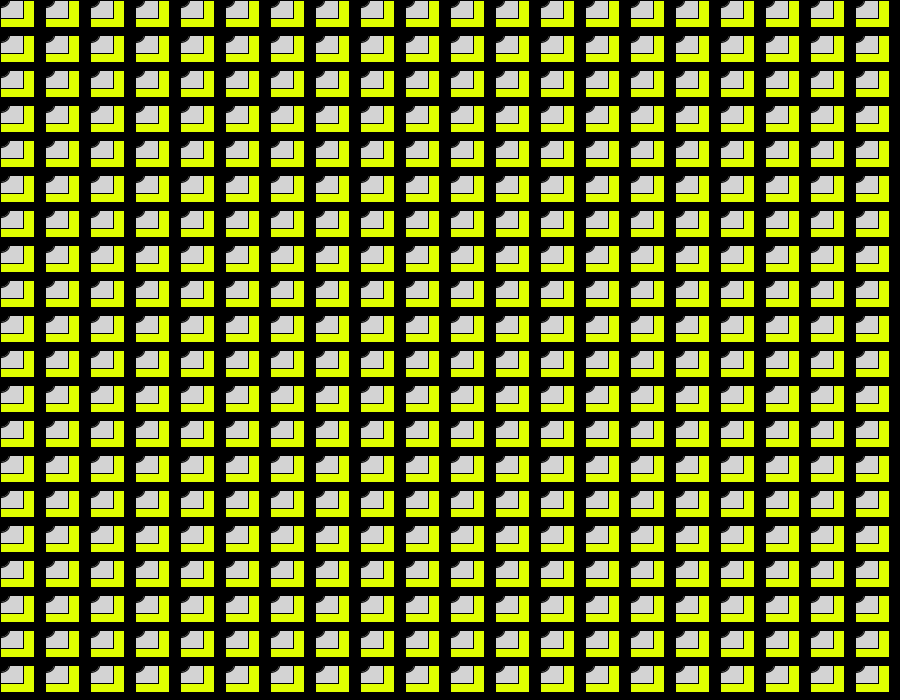
Frame 1 (no input)
Frame 60 (the mouse pressed at the canvas centre just before this capture): identical to frame 1, image omitted
Frame 120 (the mouse held since frame 60 and released just before this capture): identical to frame 1, image omitted

The Processing sketch that drew this single still picture (run headless with seeded random() and noise(); from frame 60 on, the mouse is pressed at the canvas centre):

// Processing sketch: processing_167113
// ── processing_167113.pde

int midax, miday;
int numdibuixos;

void setup()
{
  size(900, 700);
  numdibuixos = 20;
  midax = width/numdibuixos;
  miday = height/numdibuixos;
  rectMode(CORNER);

}

void draw()
{
   background (0);
 
    for (int j = 0; (j < height/numdibuixos); j++)
    {
      for (int i = 0; i < width/numdibuixos; i++)
      {
            pushMatrix();
            fill(0);
            rect(i*midax, j*miday, midax, miday);
            fill(#E0FF00);
            rect(i*midax, j*miday, midax-(midax/4), miday-(miday/4));
            fill(255,0,0);
            rect(i*midax+midax,j*miday+miday, midax-(midax/3), miday-(miday/3));
            fill(#D3D3D3);
            rect(i*midax, j*miday, midax-(midax/2), miday-(miday/2));
            fill (0);
            ellipse (i*midax, j*miday, midax*0.4, miday*0.4);
            popMatrix();  
       }
    }
}

void keyPressed()
{
  if (key == 'j')  
  {
   background (0);
 
    for (int j = 0; (j < height/numdibuixos); j++)
    {
      for (int i = 0; i < width/numdibuixos; i++)
      {
            pushMatrix();
            fill(0);
            rect(i*midax, j*miday, midax, miday);
            fill(#E0FF00);
            rect(i*midax, j*miday, midax-(midax/4), miday-(miday/4));
            fill(255,0,0);
            rect(i*midax+midax,j*miday+miday, midax-(midax/3), miday-(miday/3));
            fill(#D3D3D3);
            rect(i*midax, j*miday, midax-(midax/2), miday-(miday/2));
            fill (0);
            ellipse (i*midax, j*miday, midax*0.4, miday*0.4);
            popMatrix();  
        }
    }
  }

  else
  {
    background (0);
 
    for (int j = 0; (j < height/numdibuixos); j++)
    {
      for (int i = 0; i<=j; i++)
      {
            pushMatrix();
            fill(0);
            rect(i*midax, j*miday, midax, miday);
            fill(#E0FF00);
            rect(i*midax, j*miday, midax-(midax/4), miday-(miday/4));
            fill(255,0,0);
            rect(i*midax+midax,j*miday+miday, midax-(midax/3), miday-(miday/3));
            fill(0);
            rect(i*midax, j*miday, midax-(midax/2), miday-(miday/2));
            fill (#FF2478);
            ellipse (i*midax, j*miday, midax*0.4, miday*0.4);
            popMatrix();  
        }
      }
    }
  }
  
